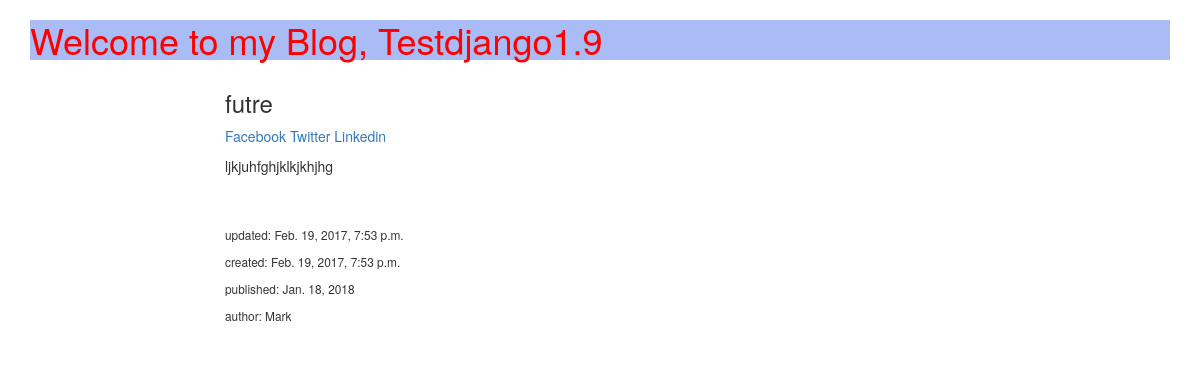
The page /posts/detail/17/futre/ on the database its author committed.
### posts/models.py (models this page shows, shortened)
class BPost(models.Model):
    title = models.CharField(max_length=120)
    image = models.ImageField(upload_to=uploadLocation,
                             null=True,
                             blank=True,
                             height_field = 'height_field',
                             width_field = 'width_field')
    height_field = models.IntegerField(default=0)
    width_field = models.IntegerField(default=0)
    content = models.TextField() #allows much more chars than CharField
    updated = models.DateTimeField(auto_now=True, auto_now_add=False)
    timestamp = models.DateTimeField(auto_now=False, auto_now_add=True)
    user_created_by = models.ForeignKey(settings.AUTH_USER_MODEL, default=1)
    is_draft = models.BooleanField(default=False)
    publish_date = models.DateField(auto_now=False, auto_now_add=False, default=date.today)
    objects = BPostManager()
    def getSlug(self):
        return slugify(self.title)

### posts/views.py (the view)
# urls.py: url(r'^detail/(?P<postId>\d+)/(?:(?P<slug>[\w-]+)/)?$', views.bposts_detail, name='detail'),
def bposts_detail(request, postId=None, slug=None):   #read/retreive
    aPostInstance = get_object_or_404(BPost, id=postId)
    if slug != aPostInstance.getSlug():
        return HttpResponseRedirect(aPostInstance.get_absolute_url())
    if not request.user.is_staff or not request.user.is_superuser:
        if aPostInstance.is_draft or aPostInstance.publish_date > date.today():
            raise Http404
    context = {'postInstance': aPostInstance}
    return render(request, "posts/bpost_detail.html", context)

### posts/templatetags/urlify.py (called while the page is built)
@register.filter
def urlify(value):
    return quote_plus(value)

### posts/templates/posts/bpost_detail.html (shortened to what this page needs)
{% extends "posts/base.html" %}
{% load urlify %}
{% block mycontent %}
<div class="row">
<div class="col-sm-8 col-sm-offset-2">
	<h3>{{ postInstance.title }}
	</h3>
	<a href="https://www.facebook.com/sharer/sharer.php?u={{ request.build_absolute_url }}">
		Facebook
	</a>
	<a href="https://twitter.com/home?status={{ postInstance.content|truncatechars:80|urlify }}%20{{ request.build_absolute_url }}">
		Twitter
	</a>
	<a href="https://www.linkedin.com/shareArticle?mini=true&url={{ request.build_absolute_url }}&title={{ postInstance.title|urlify }}&summary={{ postInstance.content|truncatechars:120|urlify}}&source=h{{ request.build_absolute_url }}">
		Linkedin
	</a>
	<p>{{ postInstance.content|linebreaks }}</p>
	<br>
	<br>
	<p><small>updated: {{ postInstance.updated }}</small></p>
	<p><small>created: {{ postInstance.timestamp }}</small></p>
	<p><small>published: {{ postInstance.publish_date }}</small></p>
	{% if postInstance.user_created_by %}
	<p><small>author: {{ postInstance.user_created_by }}</small></p>
	{% endif %}
	<br/>
</div>
</div>
{% endblock %}

### rows shown on the page
BPost: title "futre", content "ljkjuhfghjklkjkhjhg", updated "Feb. 19, 2017, 7:53 p.m.", timestamp "Feb. 19, 2017, 7:53 p.m.", publish_date "Jan. 18, 2018", user_created_by "Mark"
